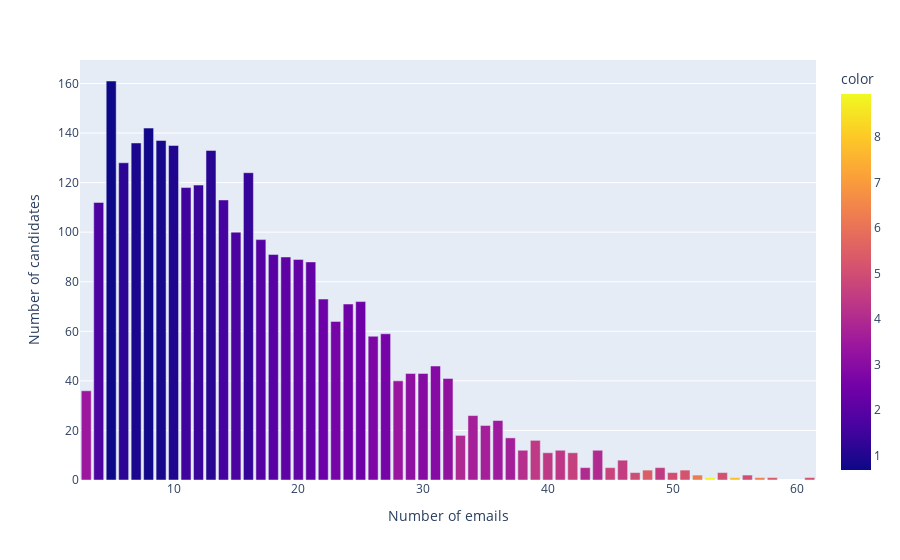

The cell this chart's notebook holds for it:
### Code cell
px.bar(x = recruitmentDf["n.emails"].value_counts().index, y = recruitmentDf["n.emails"].value_counts().values, color= recruitmentDf.groupby("n.emails")["score.satisf.onb"].mean(),labels = {"x": "Number of emails", "y": "Number of candidates"})

### Figure 1 — Plotly figure (JSON) as saved in the notebook; plotly's stock layout.template omitted (floating-point values rounded to 4 significant figures)
{"data": [{"alignmentgroup": "True", "hovertemplate": "Number of emails=%{x}<br>Number of candidates=%{y}<br>color=%{marker.color}<extra></extra>", "legendgroup": "", "marker": {"color": [0.678, 0.7213, 0.828, 0.9072, 0.9822, 1.109, 1.2, 1.329, 1.409, 1.519, 1.597, 1.738, 1.74, 1.91, 1.962, 2.125, 2.198, 2.179, 2.369, 2.419, 2.453, 2.634, 2.625, 2.753, 2.927, 2.939, 3.125, 3.214, 3.404, 3.427, 3.656, 3.49, 3.651, 3.938, 3.642, 4.432, 4.133, 4.35, 3.98, 4.635, 4.428, 4.553, 3.997, 4.714, 4.475, 5.15, 5.42, 4.967, 5.02, 5.1, 4.99, 6.257, 7.787, 8.944, 5.347, 5.107, 6.426], "coloraxis": "coloraxis", "pattern": {"shape": ""}}, "name": "", "offsetgroup": "", "orientation": "v", "showlegend": false, "textposition": "auto", "type": "bar", "x": [5, 8, 9, 7, 10, 13, 6, 16, 12, 11, 14, 4, 15, 17, 18, 19, 20, 21, 22, 25, 24, 23, 27, 26, 31, 30, 29, 32, 28, 3, 34, 36, 35, 33, 37, 39, 38, 41, 44, 42, 40, 46, 43, 45, 49, 51, 48, 47, 50, 54, 56, 52, 55, 53, 58, 61, 57], "xaxis": "x", "y": [161, 142, 137, 136, 135, 133, 128, 124, 119, 118, 113, 112, 100, 97, 91, 90, 89, 88, 73, 72, 71, 64, 59, 58, 46, 43, 43, 41, 40, 36, 26, 24, 22, 18, 17, 16, 12, 12, 12, 11, 11, 8, 5, 5, 5, 4, 4, 3, 3, 3, 2, 2, 1, 1, 1, 1, 1], "yaxis": "y"}], "layout": {"barmode": "relative", "coloraxis": {"colorbar": {"title": {"text": "color"}}, "colorscale": [[0, "#0d0887"], [0.1111, "#46039f"], [0.2222, "#7201a8"], [0.3333, "#9c179e"], [0.4444, "#bd3786"], [0.5556, "#d8576b"], [0.6667, "#ed7953"], [0.7778, "#fb9f3a"], [0.8889, "#fdca26"], [1, "#f0f921"]]}, "legend": {"tracegroupgap": 0}, "margin": {"t": 60}, "xaxis": {"anchor": "y", "domain": [0, 1], "title": {"text": "Number of emails"}}, "yaxis": {"anchor": "x", "domain": [0, 1], "title": {"text": "Number of candidates"}}}}
